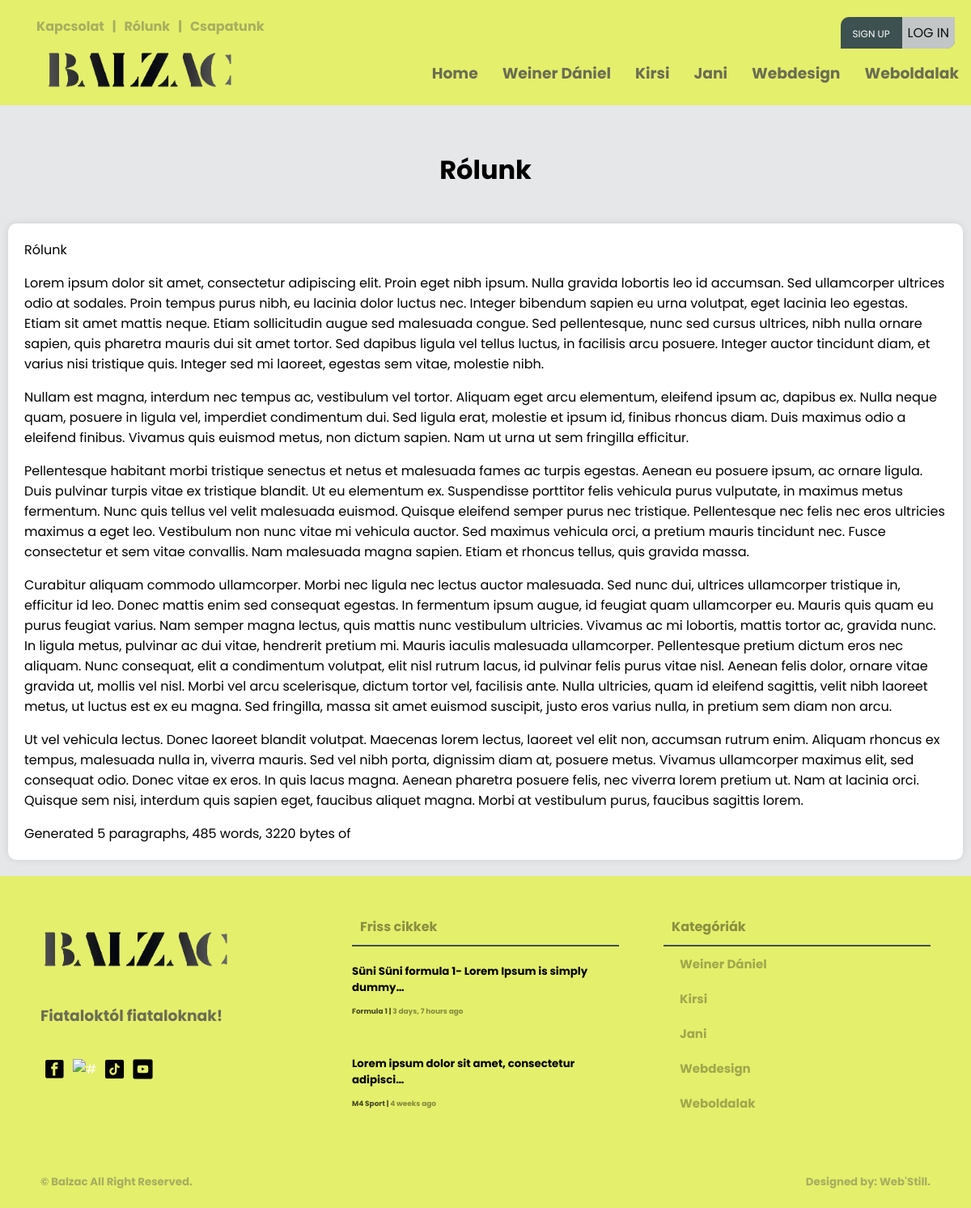
/rolunk, run on the app's committed database.
### creationboard/models.py (models this page shows, shortened)
class Category(models.Model):
    user = models.ForeignKey(User, null=True, on_delete=models.CASCADE)
    name = models.CharField(max_length=200)
    class Meta:
        ordering = ['-id']

class AboutUs(models.Model):
    user = models.ForeignKey(User, null=True, on_delete=models.CASCADE)
    title = models.CharField(max_length=200, null=True, blank=False)
    body = RichTextUploadingField(max_length=1000000) #ez itt lehetne RichTextUploadingField is
    class Meta:
        ordering = ['-id']

class Article(models.Model):
    user = models.ForeignKey(User, on_delete=models.CASCADE)
    title = models.CharField(max_length=200)
    created = models.DateTimeField(auto_now_add=True, null=True)
    updated = models.DateTimeField(auto_now=True, null=True)
    articletype = models.CharField(null=False, blank=False, max_length=100)
    body = RichTextUploadingField(max_length=1000000) #ez itt lehetne RichTextUploadingField is
    indeximg = models.ImageField(upload_to="images/", default="images/home9.jpg")
    category = models.CharField(max_length=100, null=False, blank=False)
    status = models.CharField(max_length=10, choices=STATUS_CHOICES, default='pending')
    class Meta:
        ordering = ['-created']

### main/views.py (the view)
# urls.py: path('rolunk', views.AboutUs.as_view(), name='about-us'),
class AboutUs(View):
    template_name = "main/about-us.html"
    def get(self, request):
        footarticle = models.Article.objects.filter(status='approved')[0:2]
        navcategory = models.Category.objects.all()[0:5]
        about = models.AboutUs.objects.all()[0:1]
        context = {'category2': navcategory, 'article4': footarticle, 'about': about}
        return render(request, self.template_name, context)

### templates/main/about-us.html (shortened to what this page needs)
{% load static %}
<!DOCTYPE html>
<html>
<head>
	<link rel="stylesheet" type="text/css" href="{% static 'main/style.css' %}">
</head>
<body>
	{% include 'main/navbar.html' %}
	<main>
		<div class="wrapper">
			<div class="row">
				<div class="card-04 backg">
					<h1 align="center">Rólunk</h1>
				</div>
			</div>
			{% for aboutus in about %}
			<div class="card-04 pb-3 mb-3">
				{{ aboutus.title }}
				{{ aboutus.body|safe }}
			</div>
			{% endfor %}
		</div>
	</main>
	{% include 'main/footer.html' %}
</body>
</html>

### templates/main/navbar.html (shortened to what this page needs)
{% load static %}
<div class="screen-big">
<nav>
    <div class="nav-one nav-flex">
        <div class="left flex">
            <ul class="top-header mt-0">
                <li><a href="{% url 'contact-us' %}"><h4>Kapcsolat</h4></a></li>
                <li><h4>|</h4></li>
                <li><a href="{% url 'about-us' %}"><h4>Rólunk</h4></a></li>
                <li><h4>|</h4></li>
                <li><a href="{% url 'team-index' %}"><h4>Csapatunk</h4></a></li>
            </ul>
        </div>
        <div class="right flex">
                <ul class="top-header">
                    {% if request.user.is_authenticated %}
                    <li>
                        <div class="header-profile-pic">
                            <div class="pic">
                                <span class="material-symbols-outlined">account_circle</span>
                            </div>
                            <div class="header-profile-info">
                                <h4><a href="{% url 'profile-page' request.user.username %}">@{{ request.user }}</a></h4>
                                <h6><a href=""><span class="material-symbols-outlined">mail_lock</span>{{ request.user.email }}</a></h6>
                            </div>
                        </div>
                    </li>
                    <!--<li><h4><a href="{% url 'profile-page' request.user.username %}">Hello, @{{ request.user }}</a></h4></li>
                    <li><h4>|</h4></li>
                    <li><h4><a href="{% url 'logout' %}"><span class="material-symbols-outlined">logout</span>Kijelentkezés</a></h4></li>-->
                    {% else %}
                    <ul class="foot-icon-margin pd-0">
                        <li class="signup-or-login"><a href="{% url 'register' %}" class="sign-up">Sign up</a><a href="{% url 'login' %}"><button class="login-btn">Log in</button></a></li>
                    </ul>
                    {% endif %}
                </ul>
        </div>
    </div>
    <div class="nav-two nav-flex">
        <div class="left flex">
            <ul>
                <a href="{% url 'index' %}"><li><img src="{% static 'main/pics/logo.png' %}" class="logo-img" alt="#" /></li>
            </ul>
        </div>
        <div class="right">
            <div class="social media">
                <ul>
                    <li><a href="{% url 'index' %}"><h3>Home</h3></a></li>
                    {% for category in category2 %}
                        <li><a href="{% url 'article-page' category.name %}"><h3>{{ category.name }}</h3></a></li>
                    {% endfor %}
                </ul>
            </div>
        </div>
    </div>
</nav>
</div>

### templates/main/footer.html
{% load static %}
<footer>
    <div class="footer">
        <div class="footer-cols footer-firts">
            <div class="col-01">
                <ul class="pd-0">
                    <a href="{% url 'index' %}"><li><img src="{% static 'main/pics/logo.png' %}" class="logo-img" alt="#" /></li>
                </ul>
                <h3>Fiataloktól fiataloknak!</h3>
                <ul class="foot-icon-margin pd-0">
                    <a href="https://www.facebook.com/profile.php?id=100090612766620" target="blank"><li><img src="{% static 'main/pics/facebook.png' %}" class="icon-img" alt="#" target="blank" /></a></li>
                    <a href="https://www.instagram.com/balzacponthu/" target="blank"><li><img src="{% static 'main/pics/instagram.png' %}" class="icon-img" alt="#" /></li></a>
                    <a href="https://www.tiktok.com/@balzac.ujsag" target="blank"><li><img src="{% static 'main/pics/tiktok.png' %}" class="icon-img" alt="#" /></li></a>
                    <a href="https://www.youtube.com/@balzacujsag" target="blank"><li><img src="{% static 'main/pics/youtube.png' %}" class="icon-img" alt="#" /></li></a>
                </ul>
            </div>
            <div class="col-02">
                <div class="box-title">
                    <h4 class="txt-black">Friss cikkek<h4>
                </div>
                {% for article in article4 %}
                <ul class="pd-0">
                    <li><a href="{% url 'article' article.id %}" class="footer-article-text">
                        <h5 class="mt-1 mb-1">{{ article.title|truncatechars:49 }}</h5>
                        <h6 class="m-0">{{ article.body|truncatechars:30|safe }}</h6>
                        <small class="black"><span><a href="{% url 'article-page' article.category %}" class="black">{{ article.category }} </a></span>  |  <span><a class="black"> {{ article.created|timesince }} ago</a></span></small>
                    </a></li>
                </ul>
                {% endfor %}
            </div>
            <div class="col-03">
                <div class="box-title">
                    <h4 class="txt-black">Kategóriák<h4>
                </div>
                <div class="box-categories">
                    <ul>
                        {% for category in category2 %}
                        <li><a href="{% url 'article-page' category.name %}" class="txt-black">{{ category.name }}</a></li>
                        {% endfor %}
                    </ul>
                </div>
            </div>
        </div>
        <div class="footer-second">
            <div>
                <h5><a href="#"> &copy; Balzac</a> All Right Reserved.<h5>
            </div>
            <div>
                <h5><a href="">Designed by: Web'Still.</a><h5>
            </div>
        </div>
    </div>
</footer>

### static/main/style.css (style rules this page uses)
:root { --background-color: #e6e7e8; --box-color: white; --bg-dark: #000; --white-box-text: #fff; --small-red-info-color: red; --text-color-greany: #3c5150; --heaed-foot-color: #e4ef6c; --headad-foot-text-color: #000; --color-white: #fff; --box-padding: 10px; --box-border-radius: 10px; --input-border-radius: 3px; }
* { font-family: 'Poppins', sans-serif; }
html { background: var(--background-color); }
body { padding: 0; margin: 0; background: var(--background-color); }
small { color: var(--color-white); filter: grayscale(60%) opacity(0.7); transition: 0.4s; }
small span { color: var(--color-white); filter: grayscale(100%) opacity(0.6); transition: 0.4s; cursor: pointer; }
h3 { color: var(--text-color-greany); filter: grayscale(100%) opacity(0.8); transition: 0.3s; }
h4 { color: var(--text-color-greany); filter: grayscale(100%) opacity(0.4); cursor: pointer; transition: 0.5s; }
a { text-decoration: none; cursor: pointer; color: var(--color-white); padding: 0; margin: 0; }
ul { list-style: none; }
li { cursor: pointer; }
.black { color: black !important; }
.m-0 { margin: 0 !important; }
.mb-1 { margin-bottom: 5px !important; }
.mb-3 { margin-bottom: 20px !important; }
.mt-0 { margin-top: 0 !important; }
.mt-1 { margin-top: 5px !important; }
.pb-3 { padding-bottom: 20px !important; }
.pd-0 { padding: 0 !important; }
.txt-black { color: var(--dark-box-text) !important; }
.icon-img { height: 25px; width: 25px; margin: 5px; cursor: pointer; }
.logo-img { height: 50px; cursor: pointer; }
.wrapper { max-width: 1200px; margin: 0 auto; }
nav { background: var(--heaed-foot-color); position: absolute; top: 0px; right: 0; left: 0; padding: 20px 0 10px 0; z-index: 1; }
.nav-flex { display: flex; align-items: center; justify-content: space-between; }
.nav-one { cursor: pointer; height: 40px; background: var(--heaed-foot-color); }
nav ul { display: flex; flex-direction: row; }
.top-header li { margin: 10px 5px; }
.foot-icon-margin { display: flex; flex-direction: row; }
nav ul li { margin: 10px 15px; color: var(--headad-foot-text-color); }
.nav-two { cursor: pointer; height: 60px; background: var(--heaed-foot-color); }
main { margin: 135px 0 0 0; flex-direction: column; width: 100%; }
.row { width: 100%; display: flex; flex-direction: row; justify-content: center; flex-wrap: nowrap; }
.card-04 { background: var(--box-color); position: relative; flex: 1; margin: 10px; border-radius: var(--box-border-radius); box-shadow: 0 0 10px rgba(0, 0, 0, .1); padding: 20px; padding-bottom: 0; }
.card-04.backg { box-shadow: none; background: var(--background-color); }
.box-title { border-bottom: 2px solid var(--text-color-greany); }
.box-title h4 { color: var(--color-white); margin: 10px; margin-top: 0px; }
.box-categories ul { margin: 0; padding: 0; }
.box-categories ul li { padding: 10px 20px; font-size: 15px; font-weight: bolder; color: var(--bg-dark); filter: grayscale(100%) opacity(0.3); transition: 0.5s; }
footer { background: var(--heaed-foot-color); margin-top: 10px; padding: 50px 50px 0 50px; }
.footer-cols { display: flex; flex-direction: row; align-items: top; flex-wrap: wrap; justify-content: space-between; }
.col-01 { display: flex; flex-direction: column; width: 30%; align-items: top; }
.col-02 { display: flex; flex-direction: column; align-items: top; width: 30%; }
.col-03 { width: 30%; align-items: top; }
.footer-article-text { color: var(--bg-dark); }
.footer-second { display: flex; flex-direction: row; justify-content: space-between; padding: 30px 0 0px 0; }
.footer-second h5 { color: var(--text-color-greany); filter: grayscale(100%) opacity(0.4); }
.footer-second h5 a { color: var(--text-color-greany) !important; filter: grayscale(0%) opacity(1) !important; }
.txt-black { color: #000 !important; }
.login-btn { align-self: center; justify-content: center; padding: 7px; background-color: #e4ef6c; filter: grayscale(1) opacity(.8); border: 0; font-size: 16px; text-transform: uppercase; border-bottom-right-radius: 10px; cursor: pointer; }
.sign-up { margin-right: 15px; padding-left: 15px; font-size: 12px; text-transform: uppercase; z-index: 2; }
.signup-or-login { background-color: #3c5150; margin-top: 5px; margin-right: 20px !important; border-top-left-radius: 10px; border-bottom-right-radius: 10px; z-index: 4; }

### data on the page
Category: name "Weiner Dániel"
Category: name "Kirsi"
Category: name "Jani"
Category: name "Webdesign"
Category: name "Weboldalak"
AboutUs: title "Rólunk", body "Lorem ipsum dolor sit amet, consectetur adipiscing elit. Proin eget nibh ipsum. Nulla gravida lobortis leo id accumsan. Sed ullamcorper ultrices odio at sodales. Proin tempus purus nibh, eu lacinia dolor luctus nec. Integer bibendum sapien eu urna volutpat, eget lacinia leo egestas. Etiam sit amet mattis neque. Etiam sollicitudin augue sed malesuada congue. Sed pellentesque, nunc sed cursus ultrices, nibh nulla ornare sapien, quis pharetra mauris dui sit amet tortor. Sed dapibus ligula vel tellus luctus, in facilisis arcu posuere. Integer auctor tincidunt diam, et varius nisi tristique quis. Integer sed mi laoreet, egestas sem vitae, molestie nibh. Nullam est magna, interdum nec tempus ac,…"
Article: title "Süni Süni formula 1- Lorem Ipsum is simply dummy…", category "Formula 1", created "3 days, 7 hours"
Article: title "Lorem ipsum dolor sit amet, consectetur adipisci…", category "M4 Sport", created "4 weeks"
